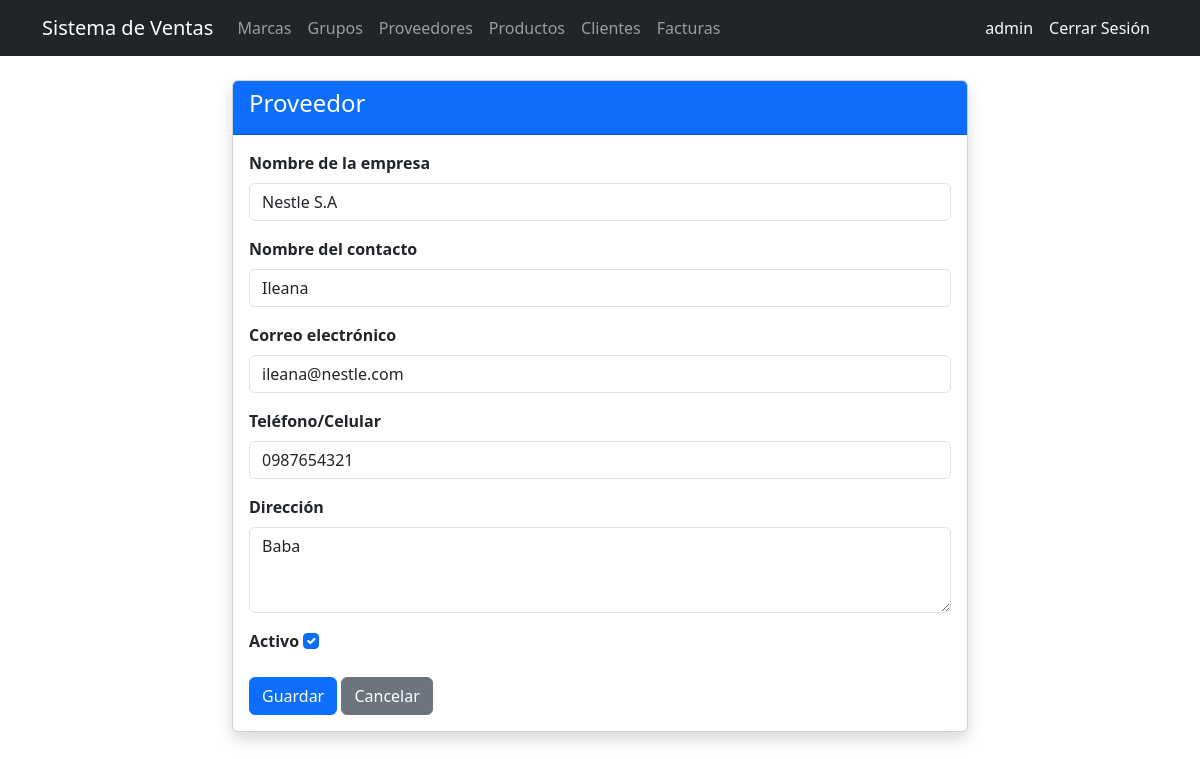
The app's page /suppliers/1/edit/ (signed in) with its own data.
### billing/models.py (models this page shows, shortened)
class Supplier(models.Model):
    name = models.CharField(max_length=200, verbose_name='Company Name')
    contact_name = models.CharField(max_length=200, blank=True, null=True)
    email = models.EmailField(blank=True, null=True)
    phone = models.CharField(max_length=20, blank=True, null=True)
    address = models.TextField(blank=True, null=True)
    is_active = models.BooleanField(default=True)
    created_at = models.DateTimeField(auto_now_add=True)
    updated_at = models.DateTimeField(auto_now=True)
    class Meta:
        verbose_name = 'Supplier'
        verbose_name_plural = 'Suppliers'
        ordering = ['name']

### billing/views.py (the view)
# urls.py: path('suppliers/<int:pk>/edit/', views.SupplierUpdateView.as_view(), name='supplier_update'),
class SupplierUpdateView(LoginRequiredMixin, UpdateView):
    model = Supplier; form_class = SupplierForm; template_name = 'billing/supplier_form.html'; success_url = reverse_lazy('billing:supplier_list')

### billing/forms.py (shortened to what this page needs)
class SupplierForm(forms.ModelForm):
    class Meta:
        model = Supplier
        fields = ['name', 'contact_name', 'email', 'phone', 'address', 'is_active']
        labels = {
            'name': 'Nombre de la empresa',
            'contact_name': 'Nombre del contacto',
            'email': 'Correo electrónico',
            'phone': 'Teléfono/Celular',
            'address': 'Dirección',
            'is_active': 'Activo',
        }
        widgets = {
            'name': forms.TextInput(attrs={'class':'form-control', 'placeholder': 'Ej. Importadora Galarza S.A.'}),
            'contact_name': forms.TextInput(attrs={'class':'form-control', 'placeholder': 'Ej. Ing. Carlos Mendoza'}),
            'email': forms.EmailInput(attrs={'class':'form-control', 'placeholder': 'Ej. ventas@importadoragalarza.com'}),
            'phone': forms.TextInput(attrs={'class':'form-control', 'placeholder': 'Ej. 0998765432'}),
            'address': forms.Textarea(attrs={'class':'form-control', 'rows': 3, 'placeholder': 'Ej. Av. Amazonas N21-120 y Robles, Quito'}),
            'is_active': forms.CheckboxInput(attrs={'class':'form-check-input'}),
        }

### billing/templates/billing/supplier_form.html (shortened to what this page needs)
{% extends 'billing/base.html' %}
{% block content %}
<div class="row justify-content-center">
  <div class="col-md-8">
    <div class="card shadow">
      <div class="card-header bg-primary text-white"><h4>Proveedor</h4></div>
      <div class="card-body">
        <form method="post">
          {% for field in form %}
          <div class="mb-3">
            <label class="form-label fw-bold">{{ field.label }}</label>
            {{ field }}
          </div>
          {% endfor %}
          <button type="submit" class="btn btn-primary">Guardar</button>
          <a href="{% url 'billing:supplier_list' %}" class="btn btn-secondary">Cancelar</a>
        </form>
      </div>
    </div>
  </div>
</div>
{% endblock %}

### billing/templates/billing/base.html (shortened to what this page needs)
<!DOCTYPE html>
<html lang="es">
<head>
  <link href="https://cdn.jsdelivr.net/npm/bootstrap@5.3.0/dist/css/bootstrap.min.css" rel="stylesheet">
</head>
<body>
  <nav class="navbar navbar-expand-lg navbar-dark bg-dark">
    <div class="container">
      <a class="navbar-brand" href="{% url 'billing:home' %}">Sistema de Ventas</a>
      <div class="collapse navbar-collapse" id="nav">
        <ul class="navbar-nav me-auto">
          {% if user.is_authenticated %}
          <li class="nav-item"><a class="nav-link" href="{% url 'billing:brand_list' %}">Marcas</a></li>
          <li class="nav-item"><a class="nav-link" href="{% url 'billing:productgroup_list' %}">Grupos</a></li>
          <li class="nav-item"><a class="nav-link" href="{% url 'billing:supplier_list' %}">Proveedores</a></li>
          <li class="nav-item"><a class="nav-link" href="{% url 'billing:product_list' %}">Productos</a></li>
          <li class="nav-item"><a class="nav-link" href="{% url 'billing:customer_list' %}">Clientes</a></li>
          <li class="nav-item"><a class="nav-link" href="{% url 'billing:invoice_list' %}">Facturas</a></li>
          {% endif %}
        </ul>
        <ul class="navbar-nav">
          {% if user.is_authenticated %}
          <li class="nav-item"><span class="nav-link text-light">{{ user.username }}</span></li>
          <li class="nav-item">
            <form method="post" action="{% url 'logout' %}" class="d-inline">
              <button type="submit" class="nav-link btn btn-link text-light" style="text-decoration:none;">
                Cerrar Sesión
              </button>
            </form>
          </li>
          {% else %}
          <li class="nav-item"><a class="nav-link" href="{% url 'login' %}">Iniciar Sesión</a></li>
          <li class="nav-item"><a class="nav-link" href="{% url 'billing:signup' %}">Registrarse</a></li>
          {% endif %}
        </ul>
      </div>
    </div>
  </nav>
  <div class="container mt-4">
    {% block content %}{% endblock %}
  </div>
</body>
</html>

### records on screen
Supplier: form "Nestle S.A" "Ileana" "ileana@nestle.com" "0987654321" "Baba" "☑"

### other values on screen
{{ user.username }} "admin"
{{ field.label }} "Nombre de la empresa" "Nombre del contacto" "Correo electrónico" "Teléfono/Celular" "Dirección" "Activo"
